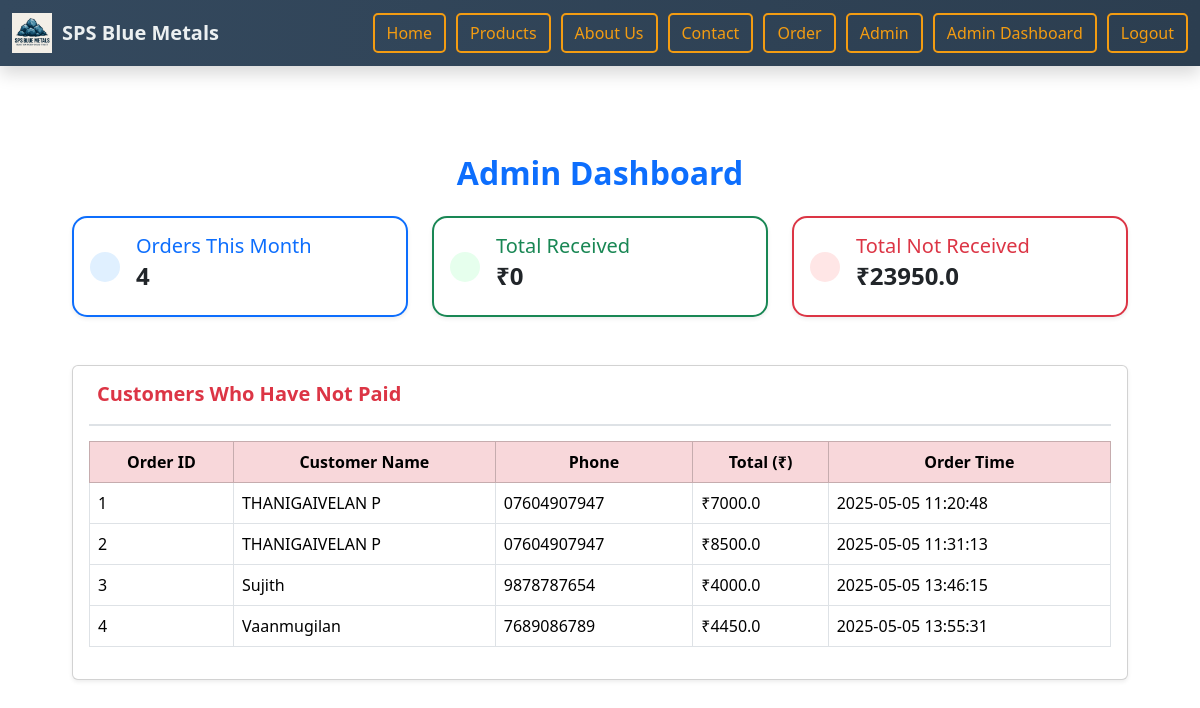
/admin-dashboard (signed in), run on an earlier commit of the app's database.
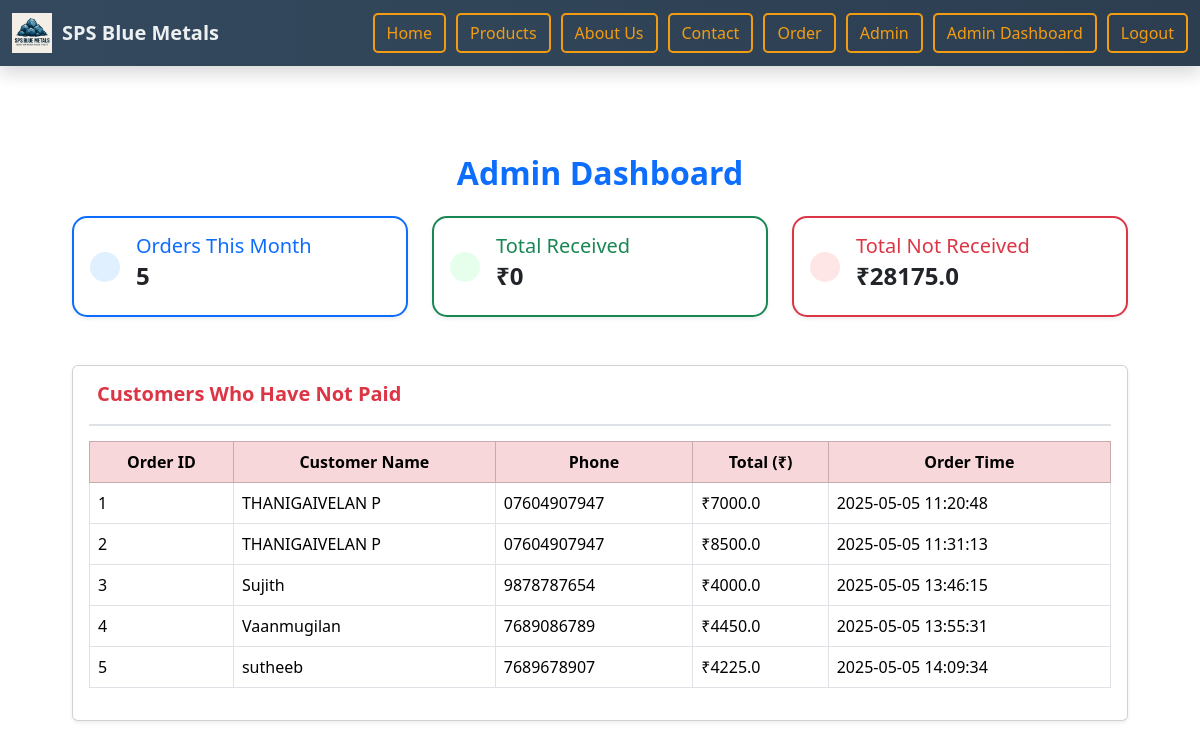
And on a later commit of the database.
### tables this page shows
CREATE TABLE orders (
            id INTEGER PRIMARY KEY AUTOINCREMENT,
            name TEXT,
            address TEXT,
            phone TEXT,
            total_price REAL,
            timestamp TEXT,
            payment_status TEXT DEFAULT 'Not Paid',
            order_status TEXT DEFAULT 'Ordered',
            user_id INTEGER
        );

### app.py (the view)
@app.route('/admin-dashboard')
@login_required
def admin_dashboard():
    conn = sqlite3.connect('orders.db')
    cur = conn.cursor()
    cur.execute("SELECT COUNT(*) FROM orders WHERE strftime('%m', timestamp) = strftime('%m', 'now')")
    order_count = cur.fetchone()[0]
    cur.execute("SELECT SUM(total_price) FROM orders WHERE payment_status = 'Paid'")
    total_received = cur.fetchone()[0] or 0
    cur.execute("SELECT SUM(total_price) FROM orders WHERE payment_status = 'Not Paid'")
    total_not_received = cur.fetchone()[0] or 0
    cur.execute("SELECT * FROM orders WHERE payment_status = 'Not Paid'")
    unpaid_orders = cur.fetchall()
    cur.execute("SELECT COUNT(*) FROM orders WHERE order_status = 'Ordered'")
    ordered_count = cur.fetchone()[0] or 0
    cur.execute("SELECT COUNT(*) FROM orders WHERE order_status = 'Shipped'")
    shipped_count = cur.fetchone()[0] or 0
    cur.execute("SELECT COUNT(*) FROM orders WHERE order_status = 'Delivered'")
    delivered_count = cur.fetchone()[0] or 0
    conn.close()
    return render_template(
        'admin_dashboard.html',
        order_count=order_count,
        total_received=total_received,
        total_not_received=total_not_received,
        unpaid_orders=unpaid_orders,
        ordered_count=ordered_count,
        shipped_count=shipped_count,
        delivered_count=delivered_count
    )

### app.py (called while the page is built)
def login_required(f):
    @wraps(f)
    def decorated_function(*args, **kwargs):
        if not session.get('admin_logged_in'):
            flash('Please login as admin to view this page.', 'warning')
            return redirect('/admin-login')
        return f(*args, **kwargs)
    return decorated_function

### templates/admin_dashboard.html (shortened to what this page needs)
{% extends 'base.html' %}
{% block content %}
<div class="container py-5">
    <h2 class="mb-4 fw-bold text-primary text-center">Admin Dashboard</h2>
    <div class="row g-4 mb-5">
        <div class="col-md-4">
            <div class="card dashboard-card shadow-sm border-primary border-2">
                <div class="card-body d-flex align-items-center">
                    <div class="icon-wrapper icon-blue me-3">
                    </div>
                    <div>
                        <h5 class="card-title text-primary mb-1">Orders This Month</h5>
                        <h4 class="fw-bold">{{ order_count }}</h4>
                    </div>
                </div>
            </div>
        </div>
        <div class="col-md-4">
            <div class="card dashboard-card shadow-sm border-success border-2">
                <div class="card-body d-flex align-items-center">
                    <div class="icon-wrapper icon-green me-3">
                    </div>
                    <div>
                        <h5 class="card-title text-success mb-1">Total Received</h5>
                        <h4 class="fw-bold">₹{{ total_received }}</h4>
                    </div>
                </div>
            </div>
        </div>
        <div class="col-md-4">
            <div class="card dashboard-card shadow-sm border-danger border-2">
                <div class="card-body d-flex align-items-center">
                    <div class="icon-wrapper icon-red me-3">
                    </div>
                    <div>
                        <h5 class="card-title text-danger mb-1">Total Not Received</h5>
                        <h4 class="fw-bold">₹{{ total_not_received }}</h4>
                    </div>
                </div>
            </div>
        </div>
    </div>
    <div class="card shadow-sm">
        <div class="card-body">
            <div class="section-header">
                <h5 class="fw-bold text-danger">Customers Who Have Not Paid</h5>
            </div>
            {% if unpaid_orders %}
                <div class="unpaid-list">
                    <table class="table table-hover table-bordered align-middle">
                        <thead class="table-danger text-center">
                            <tr>
                                <th>Order ID</th>
                                <th>Customer Name</th>
                                <th>Phone</th>
                                <th>Total (₹)</th>
                                <th>Order Time</th>
                            </tr>
                        </thead>
                        <tbody>
                            {% for order in unpaid_orders %}
                            <tr>
                                <td>{{ order[0] }}</td>
                                <td>{{ order[1] }}</td>
                                <td>{{ order[3] }}</td>
                                <td>₹{{ order[4] }}</td>
                                <td>{{ order[5] }}</td>
                            </tr>
                            {% endfor %}
                        </tbody>
                    </table>
                </div>
            {% else %}
                <p class="text-muted">🎉 All orders are paid!</p>
            {% endif %}
        </div>
    </div>
</div>
{% endblock %}

### templates/base.html (shortened to what this page needs)
<!DOCTYPE html>
<html lang="en">
<head>
    <link href="https://cdn.jsdelivr.net/npm/bootstrap@5.3.3/dist/css/bootstrap.min.css" rel="stylesheet">
    <link href="https://unpkg.com/aos@2.3.1/dist/aos.css" rel="stylesheet">
</head>
<body>
    <nav class="navbar navbar-expand-lg shadow">
        <div class="container-fluid">
            <a class="navbar-brand d-flex align-items-center" href="/">
                <img src="{{ url_for('static', filename='images/logo.png') }}" alt="SPS Blue Metals Logo">
                SPS Blue Metals
            </a>
            <div class="collapse navbar-collapse justify-content-between" id="navbarNav">
                <div class="nav-buttons d-flex ms-auto">
                    <a class="btn btn-outline-light" href="/">Home</a>
                    <a class="btn btn-outline-light" href="/products">Products</a>
                    <a class="btn btn-outline-light" href="/about">About Us</a>
                    <a class="btn btn-outline-light" href="/contact">Contact</a>
                    <a class="btn btn-outline-light" href="/order">Order</a>
                    {% if session['admin_logged_in'] %}
                        <a class="btn btn-outline-light" href="/admin">Admin</a>
                        <a class="btn btn-outline-light" href="/admin-dashboard">Admin Dashboard</a>
                        <a class="btn btn-outline-light" href="/admin-logout">Logout</a>
                    {% elif session['user_logged_in'] %}
                        <a class="btn btn-outline-light" href="/user-dashboard">My Dashboard</a>
                        <a class="btn btn-outline-light" href="/logout">Logout</a>
                    {% else %}
                        <a class="btn btn-outline-light" href="/login">Login</a>
                        <a class="btn btn-outline-light" href="/register">Register</a>
                        <a class="btn btn-outline-light" href="/admin_login">Admin Login</a>
                    {% endif %}
                </div>
            </div>
        </div>
    </nav>
    <main class="container-fluid">
        {% block content %}{% endblock %}
    </main>
</body>
</html>

### templates/base.html (style rules this page uses)
html, body { margin: 0; padding: 0; width: 100%; overflow-x: hidden; background-color: #f4f4f9; }
.navbar { background: linear-gradient(to right, #34495e, #2c3e50); }
.navbar-brand { font-family: 'Segoe UI', Tahoma, Geneva, Verdana, sans-serif; font-weight: bold; color: #ecf0f1 !important; }
.navbar-brand img { width: 40px; height: auto; margin-right: 10px; }
.nav-buttons a { border: 2px solid #f39c12; color: #f39c12 !important; margin-left: 10px; transition: 0.3s; border-radius: 5px; }
main.container-fluid { padding: 40px 5vw; background-color: white; min-height: 90vh; }

### templates/admin_dashboard.html (style rules this page uses)
.dashboard-card { border-radius: 15px; transition: transform 0.2s ease-in-out; }
.icon-wrapper { font-size: 2rem; padding: 15px; border-radius: 50%; display: flex; align-items: center; justify-content: center; }
.icon-blue { background-color: #e0f0ff; color: #007bff; }
.icon-green { background-color: #e6ffed; color: #28a745; }
.icon-red { background-color: #ffe6e6; color: #dc3545; }
.unpaid-list { max-height: 300px; overflow-y: auto; }
.section-header { border-bottom: 2px solid #dee2e6; padding-bottom: 10px; margin-bottom: 15px; }

What changed in the data, as far as the page shows it:
added orders: id "5", name "sutheeb", phone "7689678907", total_price "4225.0", timestamp "2025-05-05 14:09:34"
Also different on the page:
{{ order_count }}: "4" → "5"
{{ total_not_received }}: "23950.0" → "28175.0"
